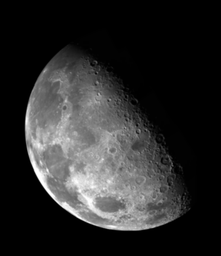
#> input picture Semester Assignment/moon.tif, 221 x 256 px, shrunk from 466 x 540 before the run
$ python q6.py
#> lines starting #> are read from the running program, lines starting #| are printed output that depends on the picture
import numpy as np,array
import cv2
from PIL import Image
from skimage.exposure import rescale_intensity
import matplotlib.pyplot as plt

def pixelVal(pix, r1, s1, r2, s2):
    if (0 <= pix and pix <= r1):
        return (s1 / r1) * pix
    elif (r1 < pix and pix <= r2):
        return ((s2 - s1) / (r2 - r1)) * (pix - r1) + s1
    else:
        return ((255 - s2) / (255 - r2)) * (pix - r2) + s2


def contrast_stretched_image(img, r1, r2, s1, s2):
    for i in range(0, img.shape[0]):
        for j in range(0, img.shape[1]):
            type(img[i][j])
            img[i][j] = pixelVal(img[i][j], r1, s1, r2, s2)
    return img


def returnMin(img):
    minn = img[0][0]
    for i in range(0, img.shape[0]):
        for j in range(0, img.shape[1]):
            if minn > img[i][j]:
                minn = img[i][j]
    return minn

def returnMax(img):
    maxx = img[0][0]
    for i in range(0, img.shape[0]):
        for j in range(0, img.shape[1]):
            if maxx < img[i][j]:
                maxx = img[i][j]
    return maxx

def scale(image):
    rmin = returnMin(image)
    rmax = returnMax(image)
    image = contrast_stretched_image(image, r1=rmin, r2=rmax, s1=0, s2=255)
    return image

def convolve(image, kernel):
    kernel = np.flipud(np.fliplr(kernel))  # Flip the kernel
    iR = image.shape[0]
    iC = image.shape[1]
    kR = kernel.shape[0]
    kC = kernel.shape[1]
    # no of pad rows
    pad = (kC - 1) // 2

    image = np.pad(image, pad, mode='constant', constant_values=0)
    output = np.zeros((iR, iC), dtype="float32")
    iR1 = image.shape[0]
    iC1 = image.shape[1]

    for x in np.arange(pad, iR1 - pad):
        for y in np.arange(pad, iC1 - pad):
            k = 0
            for i in range(0, kR):
                for j in range(0, kC):
                    k = k + (kernel[i][j] * image[x - pad + i, y - pad + j])
            output[x - pad][y - pad] = k
    return output

image = cv2.imread("moon.tif")
#> image is the input picture: shape (256, 221, 3); min 0, max 255, mean 42.7
image = cv2.cvtColor(image, cv2.COLOR_BGR2GRAY)
#> image: shape (256, 221)
laplacian90 = np.array((
    [0, 1, 0],
    [1, -4, 1],
    [0, 1, 0]), dtype="float")

laplacian45 = np.array((
    [1, 1, 1],
    [1, -8, 1],
    [1, 1, 1]), dtype="float")


img_45 = convolve(image, laplacian45)
#> after the loop in convolve, `for x in np.arange(pad, iR1 - pad):`:
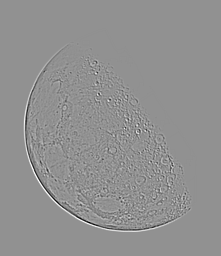
#> output: shape (256, 221) float32; min -600, max 455, mean 0; drawn with min black and max white

img_90 = convolve(image, laplacian90)

img_45s = scale(img_45)
#> in returnMin, `minn = img[0][0]`: minn = 0
#> after the loop in returnMin, `for i in range(0, img.shape[0]):`: minn = -600
#> in returnMax, `maxx = img[0][0]`: maxx = 0
#> after the loop in returnMax, `for i in range(0, img.shape[0]):`: maxx = 455
img_90s = scale(img_90)

img_45 = image-0.2*img_45s
img_90 = image-0.2*img_90s

images = [image, img_45s, img_45, image, img_90s, img_90]
titles = ["Original", "Scaled Laplacian", "Sharped Image 45","Original", "Scaled Laplacian", "Sharped Image 90"]

fig = plt.figure(figsize=(8, 8))
columns = 3
rows = 2

plt.axis('off')

for i in range(1, columns * rows + 1):
    ax = fig.add_subplot(rows, columns, i)
    ax.title.set_text(titles[i-1])
    plt.axis('off')
    plt.imshow(images[i-1], cmap='gray')
    plt.axis('off')
plt.show()
cv2.waitKey(0)
cv2.destroyAllWindows()
